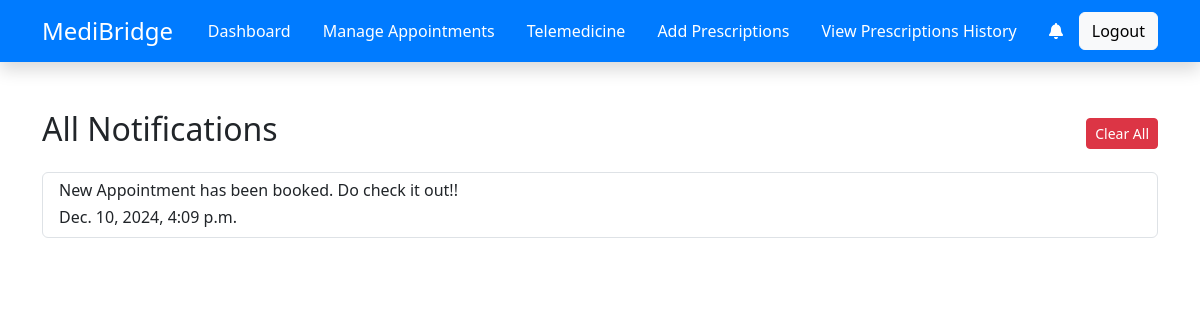
Screenshot of /doctor/doctor_notification_list (signed in) with the database file from the repository.
### doctor_app/models.py (models this page shows, shortened)
class DoctorNotification(models.Model):
    doctor=models.ForeignKey(Doctor,on_delete=models.CASCADE)
    message=models.TextField()
    is_read=models.BooleanField(default=False)
    timestamp=models.DateTimeField(auto_now_add=True)

### doctor_app/views.py (the view)
# urls.py: path('doctor_notification_list',doctor_notification_list,name='doctor_notification_list'),
def doctor_notification_list(request):
    user=Doctor.objects.get(user=request.user)
    notifications=DoctorNotification.objects.filter(doctor=user)
    context={
        'notifications':notifications
    }
    return render(request,'doctor_nav/dlist.html',context)

### doctor_app/templates/doctor_nav/dlist.html
{% extends 'dbase.html' %}
{% block content %}
<div class="container mt-5">
    <div class="d-flex justify-content-between align-items-center mb-3">
        <h2>All Notifications</h2>
        <a href="{% url 'dclear_all_notification' %}"><button class="btn btn-danger btn-sm" id="clear-all">Clear All</button></a>
    </div>
    {% for i in notifications %}
    <div id="notification-list" class="list-group">
        <div class="list-group-item list-group-item-action d-flex justify-content-between align-items-center">
            <div>
                <h6 class="mb-1">{{i.message}}</h6>
                <div class="timess">{{i.timestamp}}</div>
            </div>
        </div>
    </div>
    {% endfor %}
</div>
{% endblock %}

### rows the page displays
DoctorNotification: message "New Appointment has been booked. Do check it out!!", timestamp "Dec. 10, 2024, 4:09 p.m."
